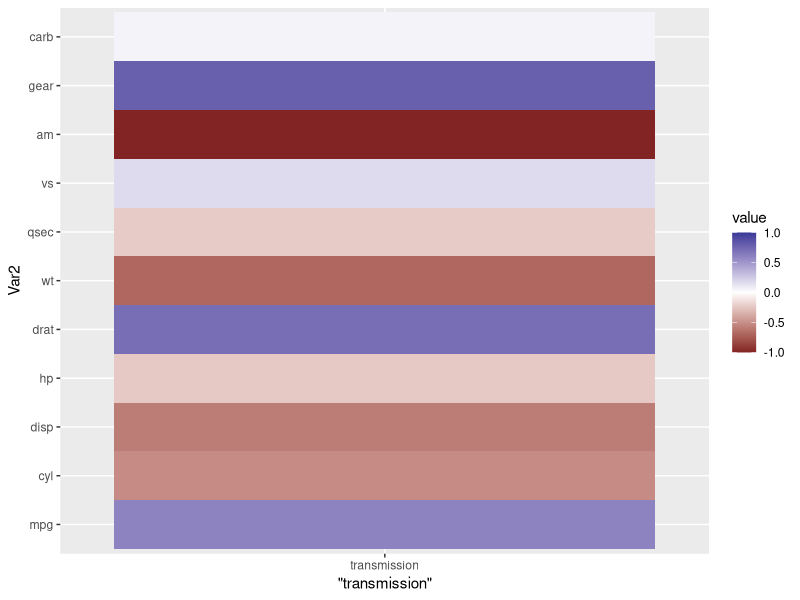
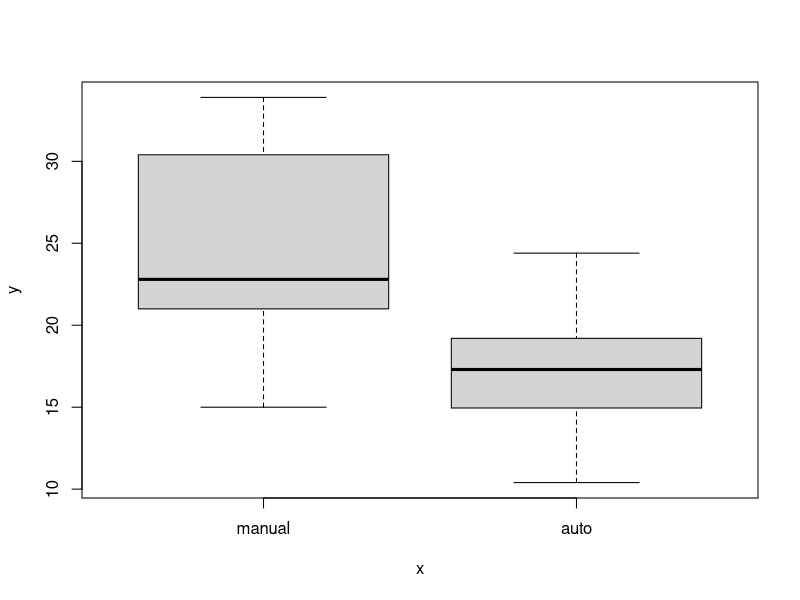
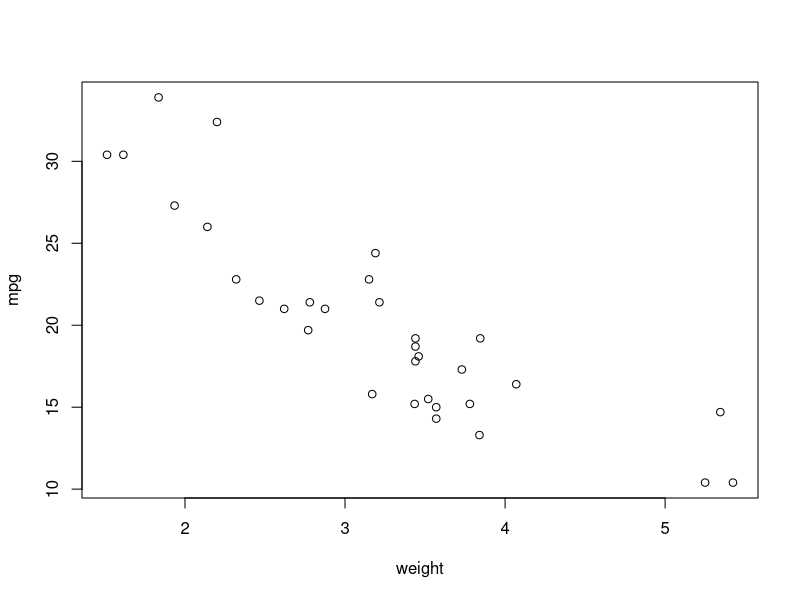
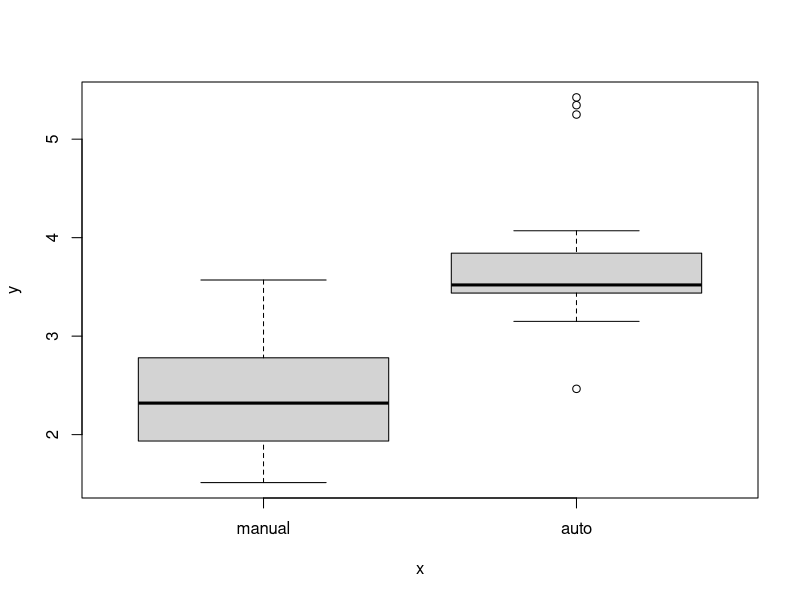

These charts were generated, in order, by the following R code:
## ---- chunk 1
library(ggplot2)
library(reshape2)
## ---- chunk 2
mtcars$am = as.factor(1 - mtcars$am)
levels(mtcars$am) = c("manual", "auto")
mtcars$am
## ---- chunk 3
model = glm(mpg ~ am, data = mtcars)
summary(model)
## ---- chunk 4
model = glm(mpg ~ am + wt, data = mtcars)
summary(model)
## ---- chunk 5
mtcars2 = mtcars
mtcars2$am = as.numeric(mtcars2$am)
qplot(x="transmission", y=Var2, data=melt(cor((1 -mtcars2$am), mtcars2, use="p")), fill=value, geom="tile") + scale_fill_gradient2(limits=c(-1, 1))
## ---- chunk 6
plot(mtcars$am, mtcars$mpg)
## ---- chunk 7
plot(mtcars$wt, mtcars$mpg, xlab = "weight", ylab = "mpg")
## ---- chunk 8
plot(mtcars$am, mtcars$wt)
